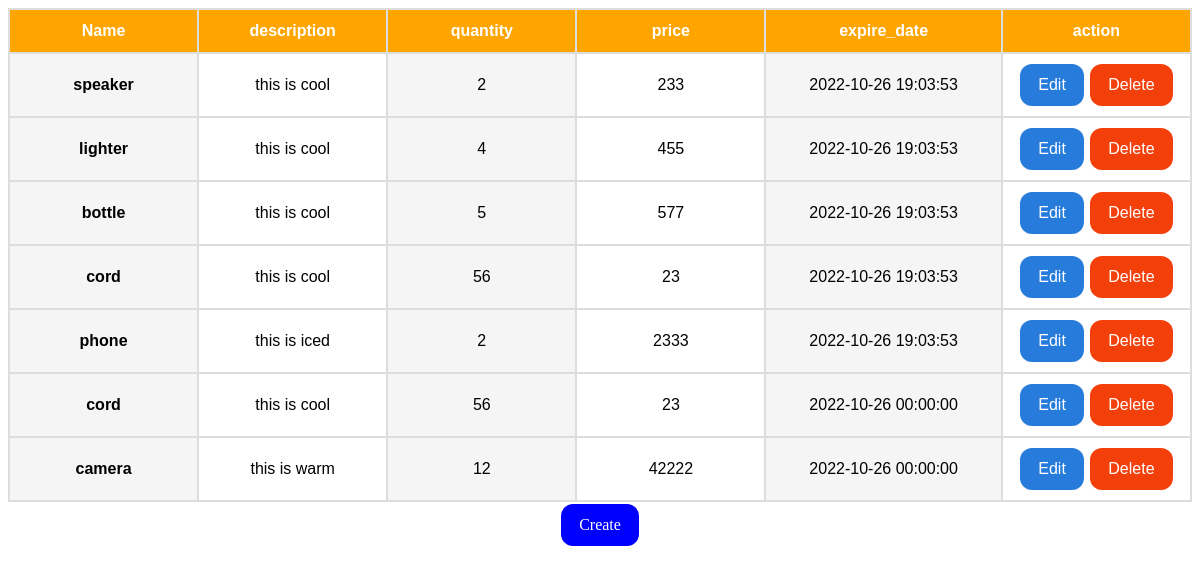
The page / on the database its author committed.
### tables this page shows
CREATE TABLE `product` (
  `id` int(200) NOT NULL,
  `Name` varchar(40) NOT NULL,
  `description` varchar(200) NOT NULL,
  `quantity` int(200) NOT NULL,
  `price` int(200) NOT NULL,
  `expire_date` datetime NOT NULL
);

### database.php (called while the page is built, shortened)
<?php
class database{
    public $host = DB_HOST;
    public $user = DB_USER;
    public $pass = DB_PASS;
    public $dbname = DB_NAME;
    public $link;
    private function connectDB(){
        $this->link = new mysqli($this->host, $this->user, $this->pass, $this->dbname);
    }
    public function select($query){
        $result = $this->link->query($query) or die($this->link->error.__LINE__);
        if($result->num_rows > 0){
            return $result;
        }
        else{
            return false;
        }
    }
}

### index.php (the view, shortened to what this page needs)
<?php
    include "database.php";
?>
<link rel="stylesheet" href="style.css">
<?php
$db = new database();
$query = "SELECT * FROM product";
$read = $db->select($query);
?>
<div class="design">
<table class="tblone">
    <tr>
        <th width = "16%">Name</th>
        <th width = "16%">description</th>
        <th width = "16%">quantity</th>
        <th width = "16">price</th>
        <th width = "20%">expire_date</th>
        <th width = "16%">action</th>
    </tr>
    <?php if($read) { ?>
    <?php while($row = $read->fetch_assoc()) { ?>
    <tr>
        <td class="td1" width = "16%"><?php echo $row['Name'];        ?></td>
        <td width = "16%"><?php echo $row['description']; ?></td>
        <td class="td2" width = "16%"><?php echo $row['quantity'];    ?></td>
        <td width = "16%"><?php echo $row['price'];       ?></td>
        <td class="td2" width = "20%"><?php echo $row['expire_date']; ?></td>
        <td width = "16%"><a class="btne" href="update.php?id=<?php echo urldecode($row['id']); ?>">Edit</a>  <a class="btnd" href="delete.php?id=<?php echo urldecode($row['id']); ?>">Delete</a></td>
    </tr>
    <?php } ?>
    <?php } else { ?>
    <p>data is not available !!</p>
    <?php } ?>
</table>
<a class="btnc" href="create.php">Create</a>
</div>

### style.css (style rules this page uses)
.tblone { font-family: Arial, Helvetica, sans-serif; border-collapse: collapse; width: 100%; }
.design { text-align: center; }
.tblone { margin: 0 auto; }
.tblone td { text-align: center; }
.tblone td, .tblone th { border: 2px solid #ddd; padding: 8px; }
.tblone th { padding-top: 12px; padding-bottom: 12px; text-align: center; background-color: orange; color: white; }
.td1 { font-weight: bold; background-color: whitesmoke; }
.td2 { background-color: whitesmoke; }
.btne { background-color: rgb(38, 123, 219); border: none; color: white; padding: 12px 18px; text-align: center; text-decoration: none; display: inline-block; font-size: 16px; margin: 2px 1px; cursor: pointer; border-radius: 12px; }
.btnd { background-color: rgb(243, 63, 9); border: none; color: white; padding: 12px 18px; text-align: center; text-decoration: none; display: inline-block; font-size: 16px; margin: 2px 1px; cursor: pointer; border-radius: 12px; }
.btnc { background-color: blue; border: none; color: white; padding: 12px 18px; text-align: center; text-decoration: none; display: inline-block; font-size: 16px; margin: 2px 1px; cursor: pointer; border-radius: 12px; }

### rows shown on the page
product: Name "speaker", description "this is cool", quantity "2", price "233", expire_date "2022-10-26 19:03:53"
product: Name "lighter", description "this is cool", quantity "4", price "455", expire_date "2022-10-26 19:03:53"
product: Name "bottle", description "this is cool", quantity "5", price "577", expire_date "2022-10-26 19:03:53"
product: Name "cord", description "this is cool", quantity "56", price "23", expire_date "2022-10-26 19:03:53"
product: Name "phone", description "this is iced", quantity "2", price "2333", expire_date "2022-10-26 19:03:53"
product: Name "cord", description "this is cool", quantity "56", price "23", expire_date "2022-10-26 00:00:00"
product: Name "camera", description "this is warm", quantity "12", price "42222", expire_date "2022-10-26 00:00:00"
